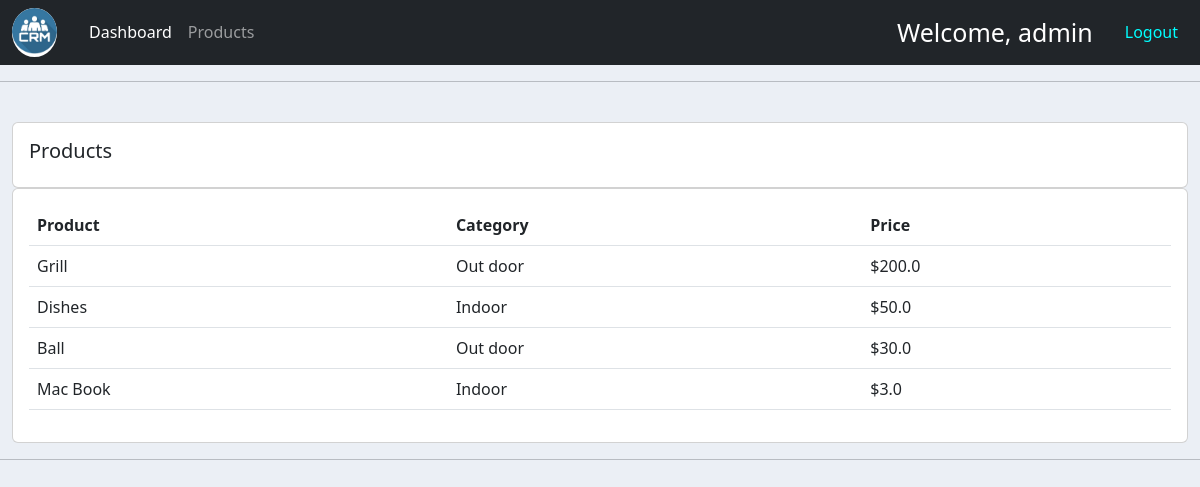
/products (signed in), run on the app's committed database.
### accounts/models.py (models this page shows, shortened)
class Product(models.Model):
    CATEGORY = (
        ("Indoor", "Indoor"),
        ("Out  door", "Out  door"),
    )
    name = models.CharField(max_length=800)
    price = models.FloatField(null=True)
    category = models.CharField(max_length=80, choices=CATEGORY)
    description = models.CharField(max_length=800, null=True, blank=True)
    date_created = models.DateTimeField(auto_now_add=True)
    tags = models.ManyToManyField(Tag)

### accounts/decorators.py (the view)
        def wrapper_func(request, *args, **kwargs):
            if request.user.groups.exists():
                if request.user.groups.all()[0].name in allowed_roles:
                    return view_func(request, *args, **kwargs)
            return HttpResponse('<h1>Access Denied | Register as an other Group</h1>')

### accounts/views.py (called while the page is built)
@login_required(login_url='login')
@allowed_users(allowed_roles=['admin'])
def products(request):
    return render(request, 'accounts/products.html', {'products': Product.objects.all()})

### accounts/templates/accounts/products.html
{% extends 'accounts/main.html' %} {% block content %}
<br />
<div class="row">
  <div class="col-md">
    <div class="card card-body">
      <h5>Products</h5>
    </div>
    <div class="card card-body">
      <table class="table">
        <tr>
          <th>Product</th>
          <th>Category</th>
          <th>Price</th>
        </tr>
        {% for product in products %}
        <tr>
          <td>{{product.name}}</td>
          <td>{{product.category}}</td>
          <td>${{product.price}}</td>
        </tr>
        {% endfor %}
      </table>
    </div>
  </div>
</div>
{% endblock %}

### accounts/templates/accounts/main.html (shortened to what this page needs)
{% load static %}
<!DOCTYPE html>
<html lang="en">
  <head>
    <link
      href="https://cdn.jsdelivr.net/npm/bootstrap@5.3.0-alpha2/dist/css/bootstrap.min.css"
      rel="stylesheet"
    />
    <link href="{% static '/css/main.css' %}" rel="stylesheet" />
  </head>
  <body>
      <nav class="navbar navbar-expand-lg navbar-dark bg-dark">
        <div class="container-fluid">
          <a class="nav-link active" aria-current="page" href="{% url 'home' %}"
            ><img src="{% static 'images/logo.png' %}" width="45px" id="logo"
          /></a>
          <div class="collapse navbar-collapse mx-4" id="navbarNav">
            <ul class="navbar-nav">
              {% if request.user.groups.all.0.name == 'admin' %}
              <li class="nav-item">
                <a
                  class="nav-link active"
                  aria-current="page"
                  href="{% url 'home' %}"
                  >Dashboard</a
                >
              </li>
              <li class="nav-item">
                <a class="nav-link" href="{% url 'products' %}">Products</a>
              </li>
              {% endif %}
            </ul>
          </div>
          <span id="welcome">Welcome, {{request.user}}</span>
          <a id="logout" href="{% url 'logout' %}">Logout</a>
        </div>
      </nav>
      <hr />
    <div class="container-fluid">
      {% block content %}
      {% endblock %}
    </div>
    <hr />
  </body>
</html>

### accounts/static/css/main.css (style rules this page uses)
#logo { background: #fff; border-radius: 50%; }
body { background-color: #ebeff5; }

### accounts/templates/accounts/main.html (style rules this page uses)
span { color: white; margin-right: 22px; font-size: 25px; }
#logout { text-decoration: none; color:aqua; margin: 10px; }

### data on the page
Product: name "Grill", category "Out door", price "200.0"
Product: name "Dishes", category "Indoor", price "50.0"
Product: name "Ball", category "Out door", price "30.0"
Product: name "Mac Book", category "Indoor", price "3.0"

### other printed values
{{ request.user }} "admin"
